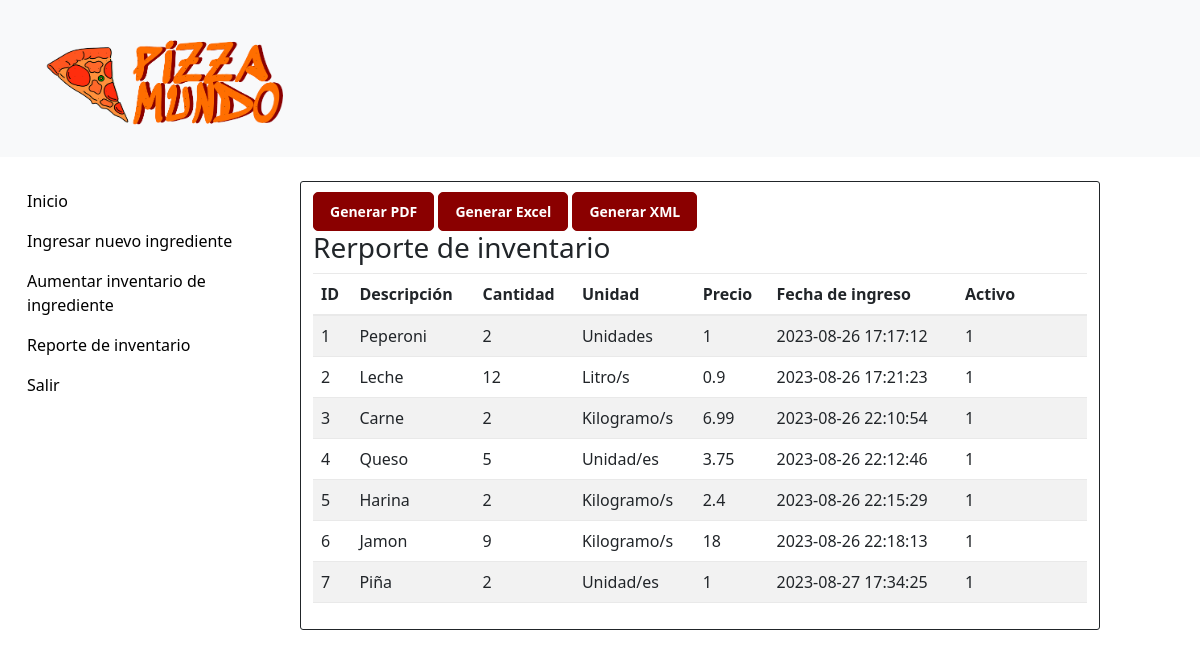
Page /html/Bodega/reportes.php on the committed database.
### tables this page shows
CREATE TABLE `tblingredientes` (
  `ID` int(10) NOT NULL,
  `Descripcion` varchar(200) DEFAULT NULL,
  `Cantidad` int(10) NOT NULL,
  `Unidad` varchar(200) DEFAULT NULL,
  `Precio` float DEFAULT NULL,
  `FechaIngreso` datetime NOT NULL DEFAULT CURRENT_TIMESTAMP,
  `Active` text NOT NULL
);

### html/Bodega/reportes.php (the view, shortened to what this page needs)
<?php
include('../dbconnection.php');
$sql = "SELECT ID, Descripcion, Cantidad, Unidad, Precio, FechaIngreso, Active FROM tblingredientes";
$result = $con->query($sql);
?>
<!doctype html>
<html>
<head>
    <link rel="stylesheet" href="https://stackpath.bootstrapcdn.com/bootstrap/4.5.0/css/bootstrap.min.css">
    <link rel="stylesheet" href="https://maxcdn.bootstrapcdn.com/font-awesome/4.7.0/css/font-awesome.min.css">
    <link rel="stylesheet" href="../../css/estiloIndex.css">
    <link href="../../css/estilo_inicio_administrador.css" rel="stylesheet" type="text/css">
    <link href="https://cdn.jsdelivr.net/npm/bootstrap@5.3.0/dist/css/bootstrap.min.css" rel="stylesheet"
>
</head>
<body>
    <header>
        <nav class="navbar bg-body-tertiary mb-4">
            <div class="container-fluid">
                <a class="navbar-brand" href="inicio_administrador.html">
                    <img src="../../img/logo-icon-both.png" alt="Logo" width="300px" height="130px"
                        class="d-inline-block align-text-top">
                </a>
            </div>
        </nav>
    </header>
    <div class="container-fluid">
        <div class="row">
            <div class="col-sm-12 col-md-12 col-lg-3 col-xl-3 ">
                <nav>
                    <ul class="nav flex-column">
                        <li class="nav-item">
                            <a href="index.php">Inicio</a>
                        </li>
                        <li class="nav-item">
                            <a href="ingreso.php">Ingresar nuevo ingrediente</a>
                        </li>
                        <li class="nav-item">
                            <a href="edit.php">Aumentar inventario de ingrediente</a>
                        </li>
                        <li class="nav-item">
                            <a href="reportes.php">Reporte de inventario</a>
                        </li>
                        <li class="nav-item">
                            <a href="../cerrar_sesion.php">Salir</a>
                        </li>
                    </ul>
                </nav>
            </div>
            <div class="col col-sm-12 col-md-12 col-lg-8 col-xl-8 m-0">
                <a href="ingredientesPDF.php" class="boton perz">Generar PDF</a>
                <a href="ingredientesEXCEL.php" class="boton perz">Generar Excel</a>
                <a href="ingredientesXML.php" class="boton perz">Generar XML</a>
                <h3>Rerporte de inventario</h3>
                <div id="reportesContainer">
                    <table class="table table-striped">
                        <thead>
                            <tr>
                                <th>ID</th>
                                <th>Descripción</th>
                                <th>Cantidad</th>
                                <th>Unidad</th>
                                <th>Precio</th>
                                <th>Fecha de ingreso</th>
                                <th>Activo</th>
                            </tr>
                        </thead>
                        <tbody>
                            <?php
                            if ($result->num_rows > 0) {
                                while ($row = $result->fetch_assoc()) {
                                    echo "<tr>";
                                    echo "<td>" . $row["ID"] . "</td>";
                                    echo "<td>" . $row["Descripcion"] . "</td>";
                                    echo "<td>" . $row["Cantidad"] . "</td>";
                                    echo "<td>" . $row["Unidad"] . "</td>";
                                    echo "<td>" . $row["Precio"] . "</td>";
                                    echo "<td>" . $row["FechaIngreso"] . "</td>";
                                    echo "<td>" . $row["Active"] . "</td>";
                                    echo "</tr>";
                                }
                            } else {
                                echo "<tr><td colspan='5'>No se encontraron ingredientes en la base de datos.</td></tr>";
                            }
                            ?>
                        </tbody>
                    </table>
                </div>
            </div>
        </div>
    </div>
</body>
</html>

### css/estiloIndex.css (style rules this page uses)
body { color: #566787; background: #f5f5f5; font-family: 'Roboto', sans-serif; }
table.table tr th, table.table tr td { border-color: #e9e9e9; }
table.table td:last-child { width: 130px; }

### css/estilo_inicio_administrador.css (style rules this page uses)
body { font-family: 'Averia Serif Libre', cursive; margin: 0; background-color: #e94b01; }
ul { list-style-type: none; margin: 0; padding: 0; background-color: white; }
li a { display: block; padding: 8px 15px; color: #000; text-decoration: none; }
table { background-color: white; border-collapse: collapse; border-radius: 5px; padding: 0%; }
td { padding: 8px; }
.col { padding: 10px; border: 1px solid; border-radius: 3px; }
.boton { display: inline-block; padding: 8px 16px; font-size: 14px; font-weight: bold; text-decoration: none; border: 1px solid #ccc; border-radius: 5px; cursor: pointer; text-align: center; white-space: nowrap; }
.perz { color: #fff; background-color: #8a0000; border-color: #8a0000; }

### rows in the picture
tblingredientes: ID "1", Descripcion "Peperoni", Cantidad "2", Unidad "Unidades", Precio "1", FechaIngreso "2023-08-26 17:17:12", Active "1"
tblingredientes: ID "2", Descripcion "Leche", Cantidad "12", Unidad "Litro/s", Precio "0.9", FechaIngreso "2023-08-26 17:21:23", Active "1"
tblingredientes: ID "3", Descripcion "Carne", Cantidad "2", Unidad "Kilogramo/s", Precio "6.99", FechaIngreso "2023-08-26 22:10:54", Active "1"
tblingredientes: ID "4", Descripcion "Queso", Cantidad "5", Unidad "Unidad/es", Precio "3.75", FechaIngreso "2023-08-26 22:12:46", Active "1"
tblingredientes: ID "5", Descripcion "Harina", Cantidad "2", Unidad "Kilogramo/s", Precio "2.4", FechaIngreso "2023-08-26 22:15:29", Active "1"
tblingredientes: ID "6", Descripcion "Jamon", Cantidad "9", Unidad "Kilogramo/s", Precio "18", FechaIngreso "2023-08-26 22:18:13", Active "1"
tblingredientes: ID "7", Descripcion "Piña", Cantidad "2", Unidad "Unidad/es", Precio "1", FechaIngreso "2023-08-27 17:34:25", Active "1"
